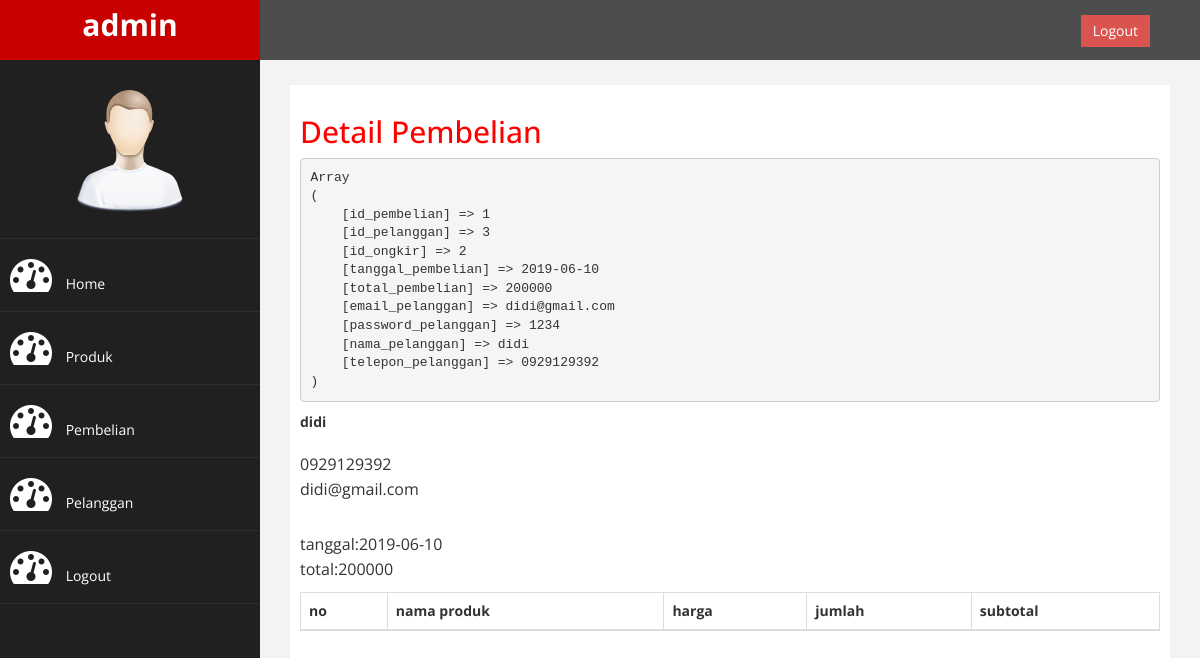
The app's page /admin/index.php?halaman=detail&id=1 (signed in) with its own data.
### tables this page shows
CREATE TABLE `pembelian` (
  `id_pembelian` int(11) NOT NULL,
  `id_pelanggan` int(11) NOT NULL,
  `id_ongkir` int(11) NOT NULL,
  `tanggal_pembelian` date NOT NULL,
  `total_pembelian` int(11) NOT NULL
);

CREATE TABLE `pelanggan` (
  `id_pelanggan` int(11) NOT NULL,
  `email_pelanggan` varchar(100) NOT NULL,
  `password_pelanggan` varchar(50) NOT NULL,
  `nama_pelanggan` varchar(100) NOT NULL,
  `telepon_pelanggan` varchar(25) NOT NULL
);

### admin/detail.php (the view, shortened to what this page needs)
<h2>Detail Pembelian</h2>
<?php
$ambil = $koneksi->query("SELECT * FROM pembelian JOIN pelanggan
	on pembelian.id_pelanggan=pelanggan.id_pelanggan
	WHERE pembelian.id_pembelian='$_GET[id]'");
$detail = $ambil->fetch_assoc();
?>
<pre><?php print_r($detail) ?></pre>
<strong><?php echo $detail['nama_pelanggan']; ?></strong>
<p>
	<?php echo $detail['telepon_pelanggan']; ?><br>
	<?php echo $detail['email_pelanggan']; ?>
</p>
<p>
	tanggal:<?php echo $detail['tanggal_pembelian']; ?><br>
	total:<?php echo $detail['total_pembelian']; ?>
</p>
<table class="table table-bordered">
	<thead>
		<tr>
			<th>no</th>
			<th>nama produk</th>
			<th>harga</th>
			<th>jumlah</th>
			<th>subtotal</th>
		</tr>
	</thead>
</table>

### admin/assets/css/custom.css (style rules this page uses)
body { font-family: 'Open Sans', sans-serif; }
h2 { color: #f00; }
p { font-size:16px; line-height:25px; padding-top:20px; }

### records on screen
pembelian: id_pelanggan.nama_pelanggan "didi", id_pelanggan.telepon_pelanggan "0929129392", id_pelanggan.email_pelanggan "didi@gmail.com", tanggal_pembelian "2019-06-10", total_pembelian "200000"
